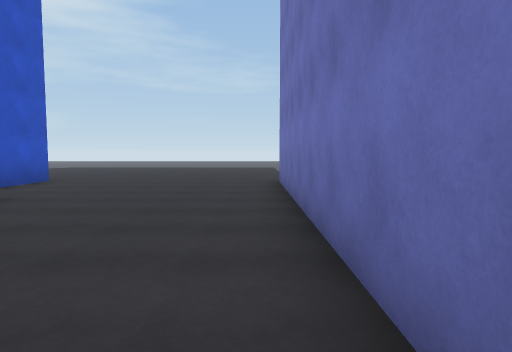
[1] (above)

16 first-person views from a walk through a Unity game level. The camera is 1.5 m above the floor, tilts 4° down and sees 75° across. The floor is counted in squares, 2 m on a side. Each view is taken from the middle of a square. On the plan, view 1 faces up. The plan holds only what a view shows up to about 11 squares ahead; the rest is blank. The place goes on beyond the plan. The player is left out. Surface patterns are stand-ins for the level's own textures.

[2]
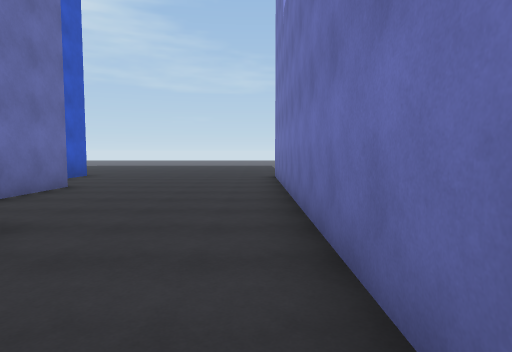

[3]
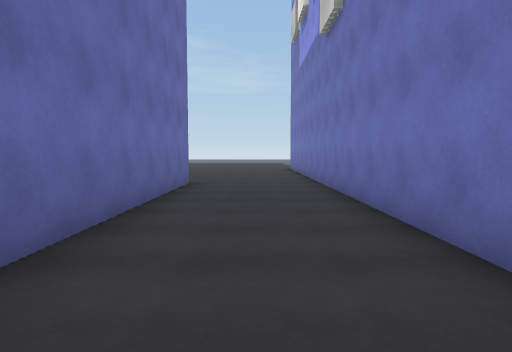

[4]
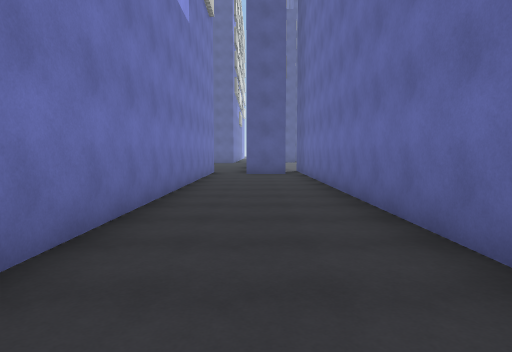

[5]
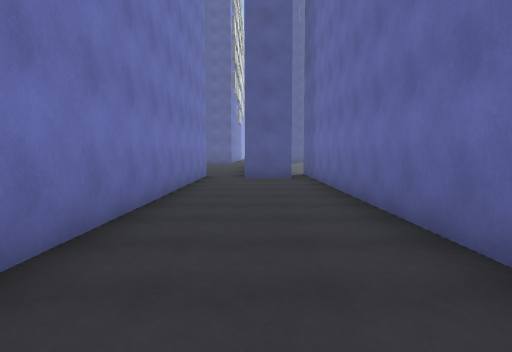

[6]
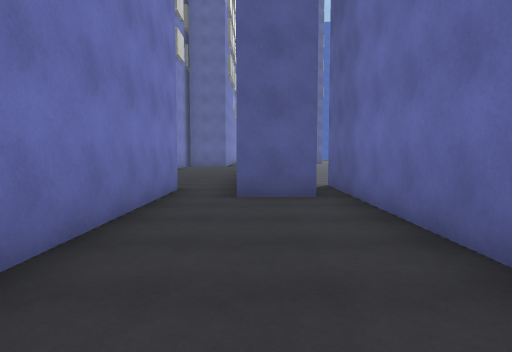

[7]
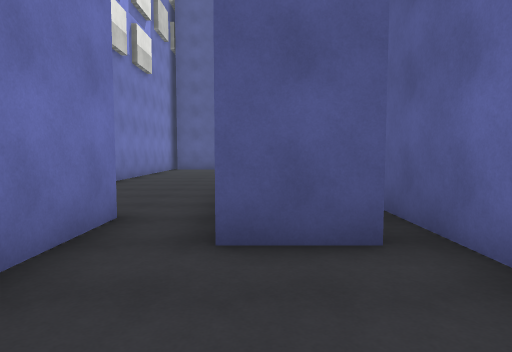

[8]
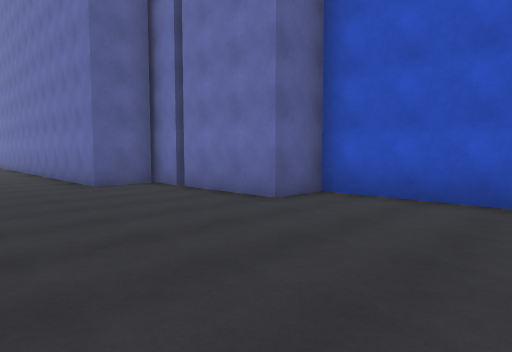

[9]
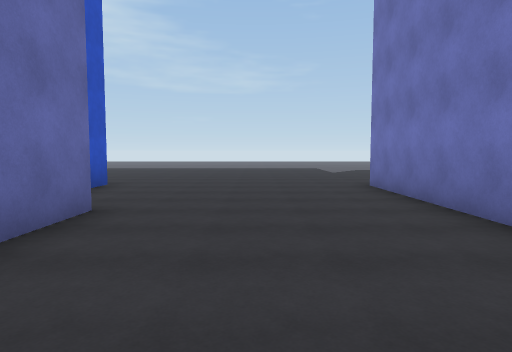

[10]
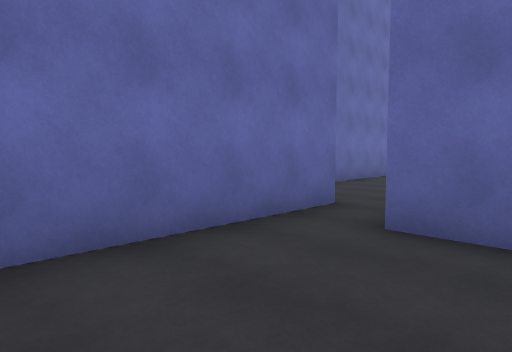

[11]
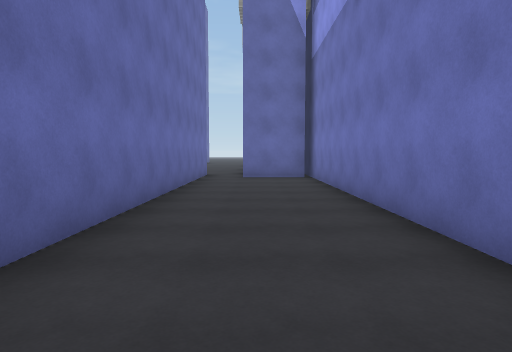

[12]
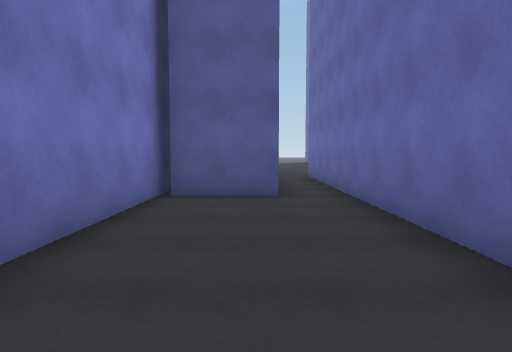

[13]
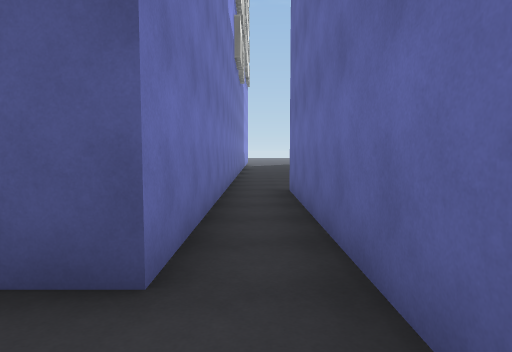

[14]
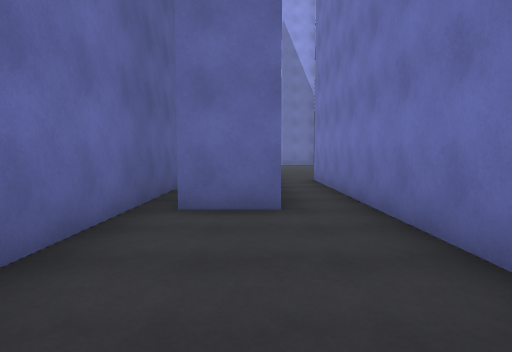

[15]
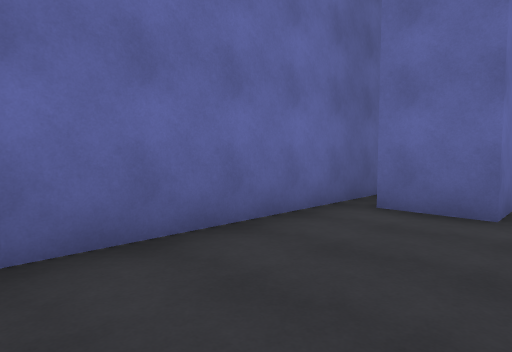

[16]
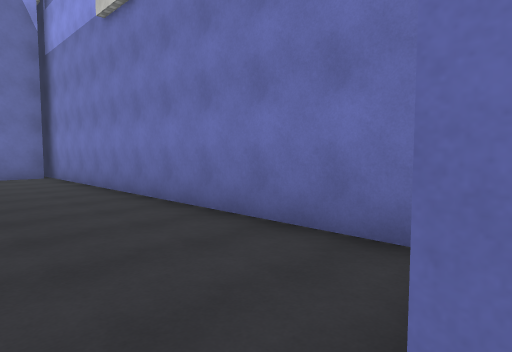

### Floor plan
Points are (right, up) in squares from view 1. A wall is a line through its corners. A room is listed if a view was taken in it or the views show most of it. See-through windows are left out.
Room 1 (views 1, 2, 3, 4, 5, 6, 7, 8, 9)
walls: (-4.1, 1.3) (-2.7, 1.3) (-2.7, -15.8); (-4.1, 2.4) (-4.1, 1); (-5.5, 8.9) (-5.5, 5.3) (-4.1, 5.3) (-4.1, 2.5); (-2.1, -13.7) (-0.7, -13.7); (0.6, -13.6) (0.6, 8.6)
ways out: opening at (0, -14.5) to room 2; opening at (1.5, 9)
Room 2 (views 10, 11, 12, 13, 16)
walls: (2.7, -26.8) (2.7, -13.8); (2.5, -14.8) (0.6, -14.8) (0.6, -13.6); (-0.7, -13.7) (-0.7, -30.6); (0.6, -30.5) (0.6, -25.8) (2.5, -25.8)
ways out: opening at (0, -14.5) to room 1; opening at (0, -30) to room 3
Room 3 (views 14, 15)
walls: (-0.7, -30.6) (-2.1, -30.6); (0.6, -34.9) (0.6, -30.5); (-2.7, -27.9) (-2.7, -34.8)
ways out: opening at (0, -30) to room 2

Where each view was taken, in squares from view 1:
view 1: 0 up, 0 right, facing up
view 2: 2 down, 0 right, facing up
view 3: 7 down, 1 left, facing up
view 4: 2 down, 1 left, facing down
view 5: 4 down, 1 left, facing down
view 6: 8 down, 1 left, facing down
view 7: 11 down, 1 left, facing down
view 8: 9 up, 0 right, facing down-left
view 9: 1 up, 2 left, facing up
view 10: 18 down, 2 right, facing up-left
view 11: 25 down, 1 right, facing up
view 12: 20 down, 1 right, facing down
view 13: 24 down, 0 right, facing down
view 14: 35 down, 1 left, facing up
view 15: 35 down, 0 right, facing up-left
view 16: 26 down, 0 right, facing up-right
